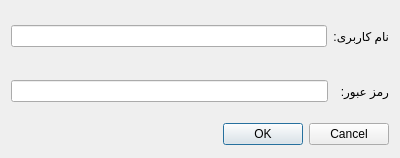
<?xml version="1.0" encoding="UTF-8"?>
<ui version="4.0">
 <class>loginDialog</class>
 <widget class="QDialog" name="loginDialog">
  <property name="geometry">
   <rect>
    <x>0</x>
    <y>0</y>
    <width>400</width>
    <height>158</height>
   </rect>
  </property>
  <property name="sizePolicy">
   <sizepolicy hsizetype="Fixed" vsizetype="Fixed">
    <horstretch>0</horstretch>
    <verstretch>0</verstretch>
   </sizepolicy>
  </property>
  <property name="maximumSize">
   <size>
    <width>400</width>
    <height>158</height>
   </size>
  </property>
  <property name="windowTitle">
   <string>ورود</string>
  </property>
  <layout class="QVBoxLayout" name="verticalLayout_2">
   <item>
    <layout class="QVBoxLayout" name="verticalLayout">
     <item>
      <layout class="QHBoxLayout" name="horizontalLayout_2">
       <item>
        <widget class="QLineEdit" name="usernameLineEdit"/>
       </item>
       <item>
        <widget class="QLabel" name="usernameLabel">
         <property name="text">
          <string>نام کاربری:</string>
         </property>
        </widget>
       </item>
      </layout>
     </item>
     <item>
      <layout class="QHBoxLayout" name="horizontalLayout">
       <item>
        <widget class="QLineEdit" name="passwordLineEdit"/>
       </item>
       <item>
        <widget class="QLabel" name="passwordLabel">
         <property name="text">
          <string>رمز عبور:  </string>
         </property>
        </widget>
       </item>
      </layout>
     </item>
    </layout>
   </item>
   <item>
    <widget class="QDialogButtonBox" name="buttonBox">
     <property name="sizePolicy">
      <sizepolicy hsizetype="Maximum" vsizetype="Maximum">
       <horstretch>0</horstretch>
       <verstretch>0</verstretch>
      </sizepolicy>
     </property>
     <property name="maximumSize">
      <size>
       <width>378</width>
       <height>25</height>
      </size>
     </property>
     <property name="layoutDirection">
      <enum>Qt::LeftToRight</enum>
     </property>
     <property name="orientation">
      <enum>Qt::Horizontal</enum>
     </property>
     <property name="standardButtons">
      <set>QDialogButtonBox::Cancel|QDialogButtonBox::Ok</set>
     </property>
    </widget>
   </item>
  </layout>
 </widget>
 <resources/>
 <connections>
  <connection>
   <sender>buttonBox</sender>
   <signal>accepted()</signal>
   <receiver>loginDialog</receiver>
   <slot>accept()</slot>
   <hints>
    <hint type="sourcelabel">
     <x>248</x>
     <y>254</y>
    </hint>
    <hint type="destinationlabel">
     <x>157</x>
     <y>274</y>
    </hint>
   </hints>
  </connection>
  <connection>
   <sender>buttonBox</sender>
   <signal>rejected()</signal>
   <receiver>loginDialog</receiver>
   <slot>reject()</slot>
   <hints>
    <hint type="sourcelabel">
     <x>316</x>
     <y>260</y>
    </hint>
    <hint type="destinationlabel">
     <x>286</x>
     <y>274</y>
    </hint>
   </hints>
  </connection>
 </connections>
</ui>
